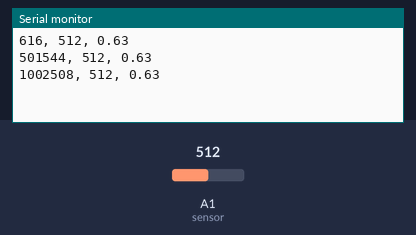
Recording of a sketch running on a simulated Arduino Uno, built with avr-gcc and run on an emulated ATmega328P. Shown: the last lines printed to the serial monitor. The inputs (shaded band) are chosen by the test bench; at power-on: A1 (sensor) = 512.

Above: at 1.3 s.
1.4 s: A1 (sensor) set to 716
At 1.9 s:
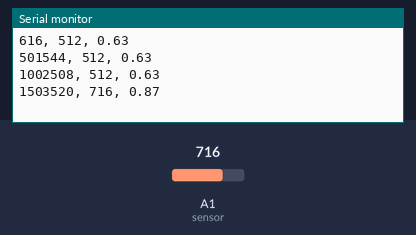
2.9 s: A1 (sensor) set to 900
At 3.4 s:
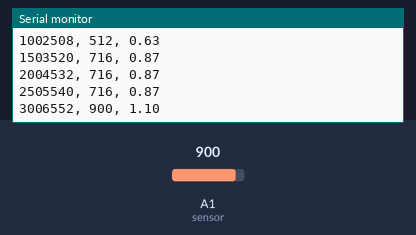
Timing chart, 0 to 5.9 s (numbered marks = the images above; inputs shaded):
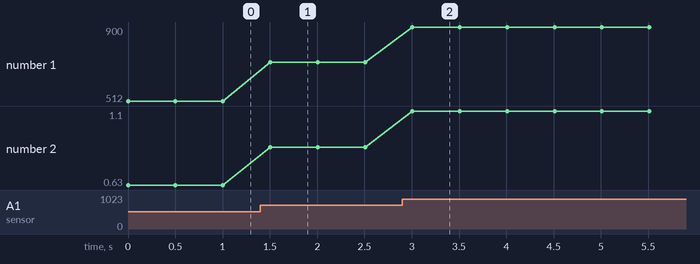

The sketch:

test_hallSensor.ino
```cpp
const unsigned long overflowMicros = 4294967295UL;

void setup() {
  Serial.begin(9600); // Start serial communication at 9600 baud

  // Accounting for delay in initialization
  unsigned long currentTime = micros();
  unsigned long delayTime = 1000000 - (currentTime % 1000000);
  delayMicroseconds(delayTime);
}

void loop() {
  //Code for runtime, accounting for micros() reset
  unsigned long currentMicros = micros();
  unsigned long lastMicros = 0;
  unsigned long runtime = 0;

  // Check if micros() has overflowed
  if (currentMicros < lastMicros) {
    runtime += (overflowMicros - lastMicros + currentMicros);
  } else {
    runtime += (currentMicros - lastMicros);
  }
  lastMicros = currentMicros;

  int analogA1 = analogRead(A1); // Read the sensor value
  float voltageA1 = analogA1 * (5 / 4095.0); // Converting analog reading to voltage

  // Print variables
  Serial.print(runtime);
  Serial.print(", ");
  Serial.print(analogA1);
  Serial.print(", ");
  Serial.println(voltageA1);

  delay(500);
}
```

Measured:
- after the input at 1.4 s, the serial monitor: prints a new line after 0.10 s (image 1)
- after the input at 2.9 s, the serial monitor: prints a new line after 0.11 s (image 2)
- plotted number 1: 512 → 716 after the input at 1.4 s, 716 → 900 after the input at 2.9 s
- plotted number 2: 0.63 → 0.87 after the input at 1.4 s, 0.87 → 1.1 after the input at 2.9 s
